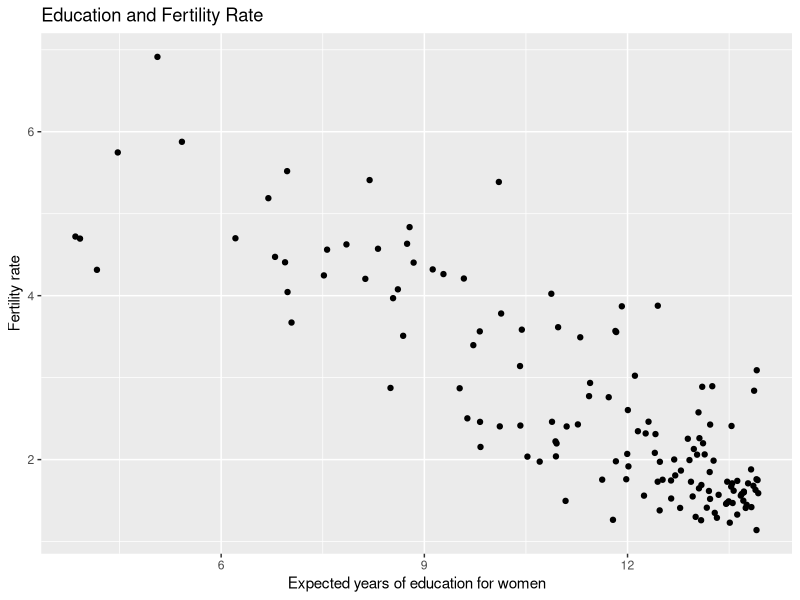
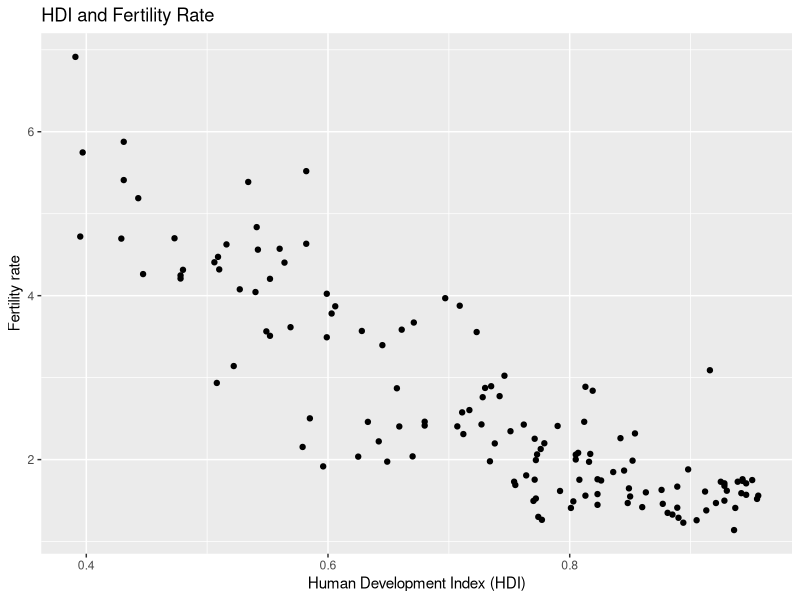
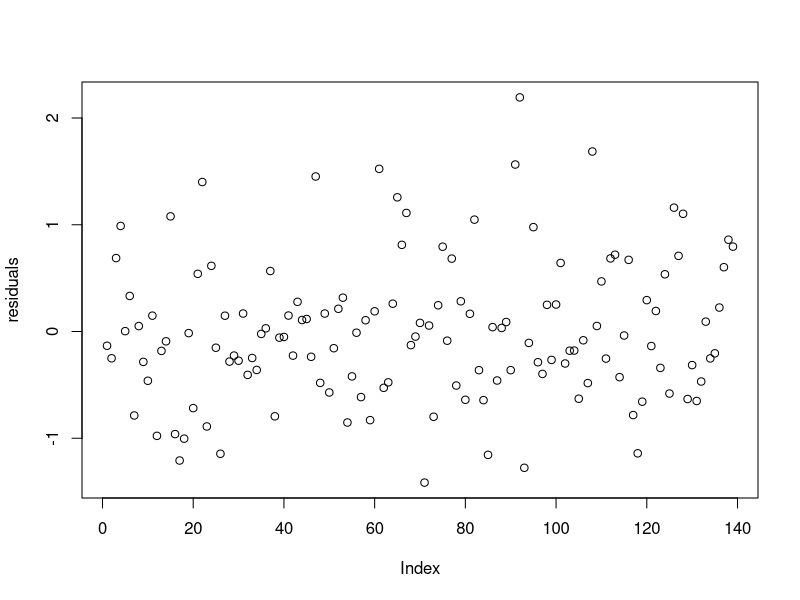
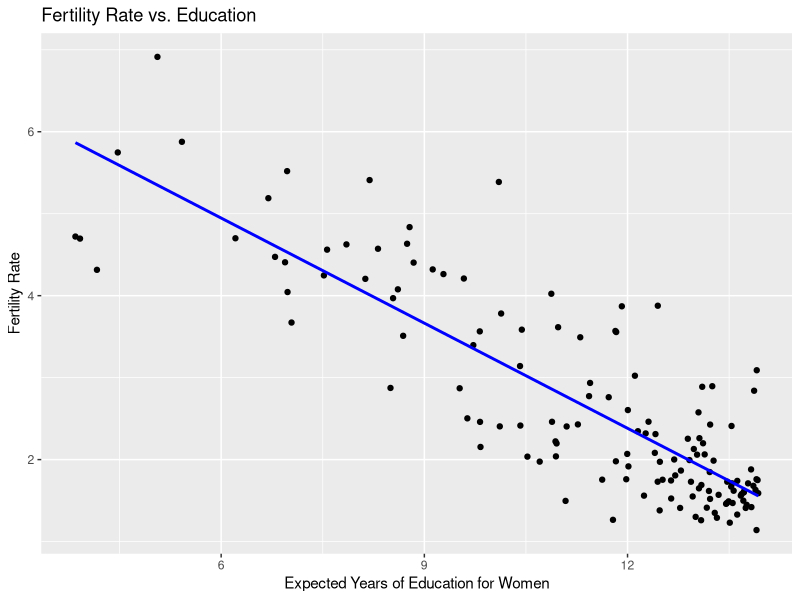
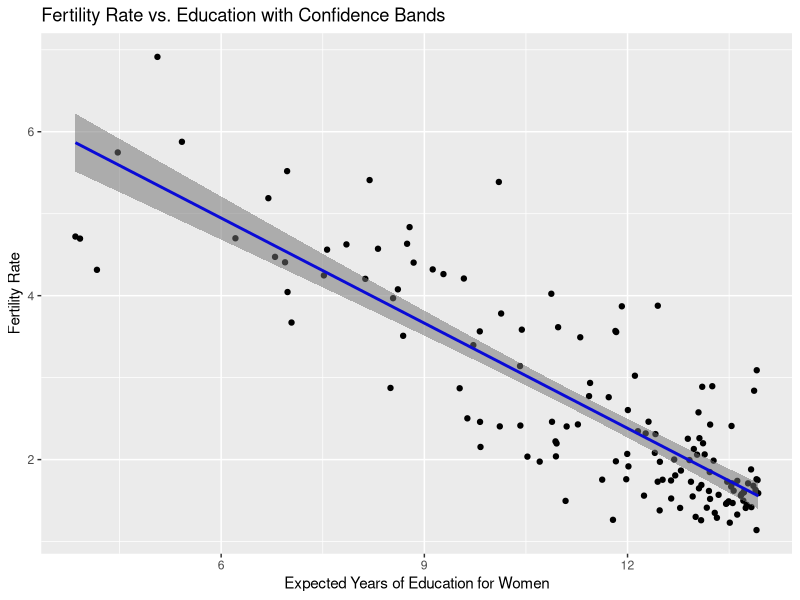
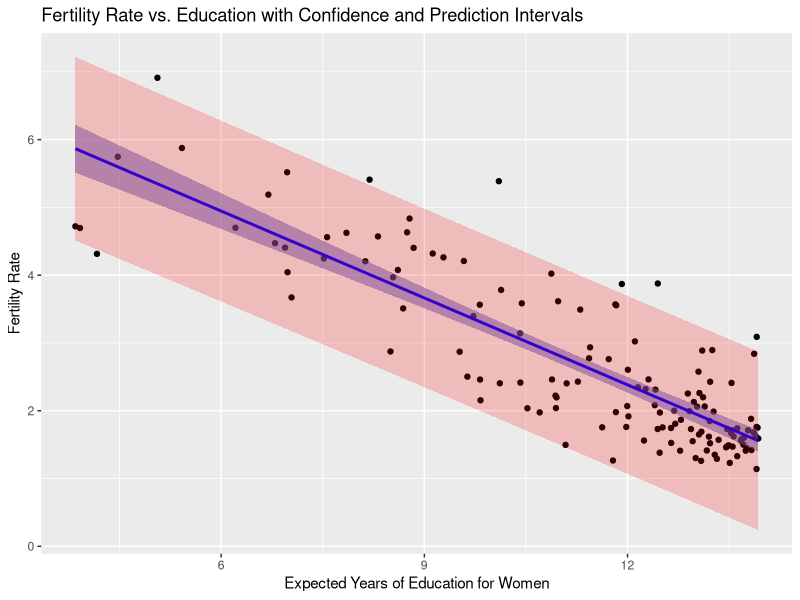
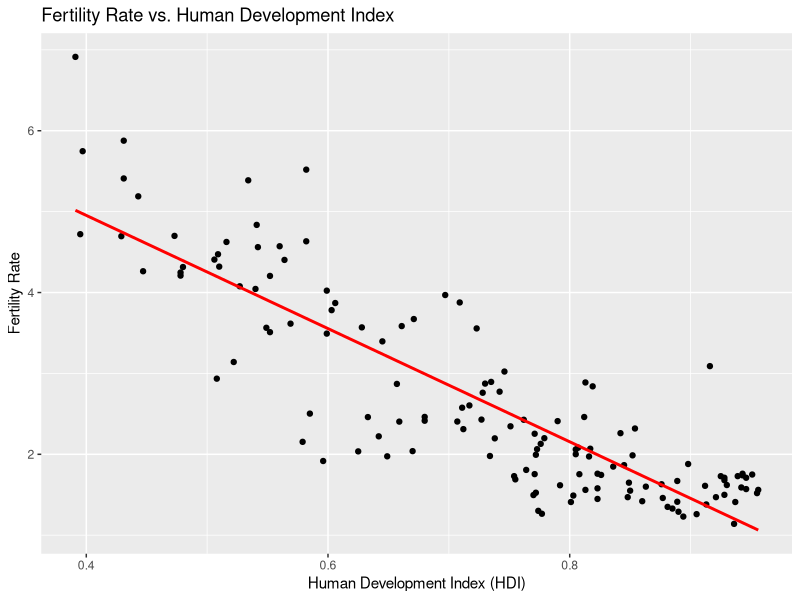
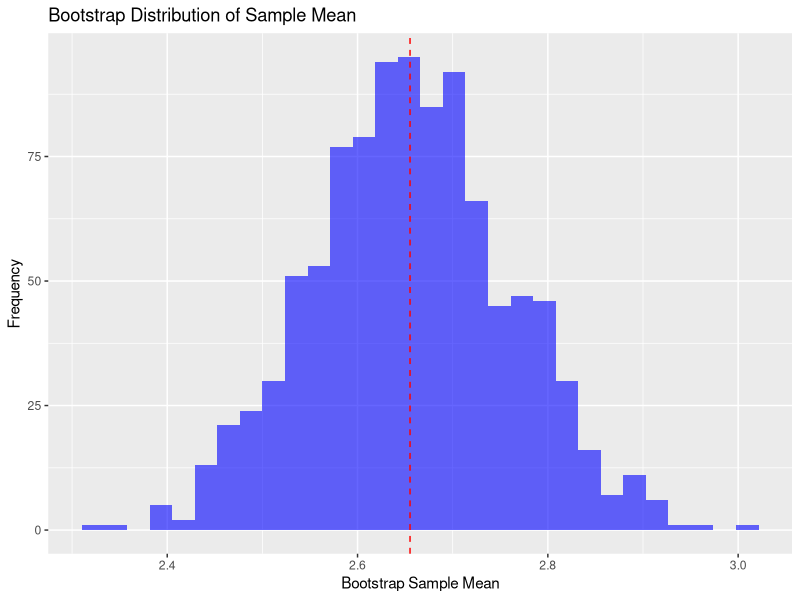

R code for these plots, in order:
## ---- chunk 1
# Load necessary library
library(dplyr)
library(tidyr)
library(ggplot2)

# Read the data
fertility <- read.csv("data/fertility.csv")
country <- read.csv("data/country-indicators.csv")
gender <- read.csv("data/gender-data.csv")
## ---- chunk 2
# Select variables of interest
fertility_sub <- fertility %>% select(Country, fertility_total)
gender_sub <- gender %>% select(Country, educ_expected_yrs_f)
country_sub <- country %>% select(Country, hdi)

# Merge datasets
reg_data <- fertility_sub %>%
  inner_join(gender_sub, by = "Country") %>%
  left_join(country_sub, by = "Country") %>%
  drop_na()

# Preview data
head(reg_data, 4)
## ---- chunk 3
library(ggplot2)
# Scatterplot of fertility rate vs. expected years of education for women
scatter_educ <- ggplot(reg_data, aes(x = educ_expected_yrs_f, 
                                    y = fertility_total)) +
  geom_point() +
  labs(x = "Expected years of education for women", y = "Fertility rate", 
       title = "Education and Fertility Rate")
scatter_educ
## ---- chunk 4
# Scatterplot of fertility rate vs. HDI
scatter_hdi <- ggplot(reg_data, aes(x = hdi, y = fertility_total)) +
  geom_point() +
  labs(x = "Human Development Index (HDI)", y = "Fertility rate", 
       title = "HDI and Fertility Rate")
scatter_hdi
## ---- chunk 5
# Retrieve response variable
y <- reg_data$fertility_total

# Construct explanatory variable (matrix)
x <- reg_data$educ_expected_yrs_f
x_with_leading1 <- model.matrix(~ x)

# Print first few rows of X
head(x_with_leading1)
## ---- chunk 6
# Fit simple linear model
lm_fit <- lm(y ~ x, data = reg_data)

# Display summary of results
summary(lm_fit)
## ---- chunk 7
# Coefficients
coef(lm_fit)
## ---- chunk 8
# Variance estimate
sigma_hat2 <- summary(lm_fit)$sigma^2
sigma_hat2
## ---- chunk 9
# Variance-covariance matrix of coefficients
vcov(lm_fit)
## ---- chunk 10
# Compute R-squared
s<-summary(lm_fit)
s$r.squared
## ---- chunk 11
# Center the education column by subtracting its mean from each value
educ_ctr <- x - mean(x)

# Fit new model
lm_ctr <- lm(y ~ educ_ctr)

# Extract results
summary(lm_ctr)
## ---- chunk 12
# Arrange estimates and standard errors in a dataframe and display
coef_tbl <- data.frame(
  Estimate = coef(lm_ctr),
  `Standard Error` = sqrt(diag(vcov(lm_ctr)))
)

print(coef_tbl)
## ---- chunk 13
# Fitted values
fitted_values <- fitted(lm_fit)

# Display first few fitted values
head(fitted_values)
## ---- chunk 14
# Obtain residuals
residuals <- residuals(lm_fit)

# Display first few residuals
head(residuals)
## ---- chunk 15
plot(residuals)
## ---- chunk 16
#Hand Calculations of the fitted and residual values store in fitted and resid manual respectively 
X <- x_with_leading1

# Compute fitted values manually
fitted_manual <- X %*% coef(lm_fit)

# Compute residuals manually
resid_manual <- y - fitted_manual

# Display first few values
head(fitted_manual)

# Display the first few values of residulas 
head(resid_manual)
## ---- chunk 17
# Append fitted values and residuals
reg_data$fitted_slr <- fitted(lm_fit)
reg_data$resid_slr <- residuals(lm_fit)

# Display first few rows
head(reg_data, 3)
## ---- chunk 18
# Construct scatterplot with fitted line
ggplot(reg_data, aes(x = educ_expected_yrs_f, y = fertility_total)) +
  geom_point() +
  geom_smooth(method = "lm", se = FALSE, color = "blue") +
  labs(title = "Fertility Rate vs. Education",
       x = "Expected Years of Education for Women",
       y = "Fertility Rate")
## ---- chunk 19
# Compute confidence intervals for estimated mean
conf_int <- predict(lm_fit, interval = "confidence")

# Append lower and upper bounds to the data
reg_data$lwr_mean <- conf_int[, "lwr"]
reg_data$upr_mean <- conf_int[, "upr"]

# Display first few rows
head(reg_data)
## ---- chunk 20
# Construct plot with uncertainty bands
ggplot(reg_data, aes(x = educ_expected_yrs_f, y = fertility_total)) +
  geom_point() +
  geom_smooth(method = "lm", color = "blue") +
  geom_ribbon(aes(ymin = lwr_mean, ymax = upr_mean), alpha = 0.2) +
  labs(title = "Fertility Rate vs. Education with Confidence Bands",
       x = "Expected Years of Education for Women",
       y = "Fertility Rate")
## ---- chunk 21
head(predict(lm_fit, interval = "prediction"))
## ---- chunk 22
# Compute prediction intervals
pred_int <- predict(lm_fit, interval = "prediction")

# Store lower and upper bounds in the dataset
reg_data$lwr_obs <- pred_int[, "lwr"]
reg_data$upr_obs <- pred_int[, "upr"]

# Display first few rows
head(reg_data)
## ---- chunk 23
# Construct plot showing prediction uncertainty
ggplot(reg_data, aes(x = educ_expected_yrs_f, y = fertility_total)) +
  geom_point() +
  geom_smooth(method = "lm", color = "blue") +
  geom_ribbon(aes(ymin = lwr_mean, ymax = upr_mean), 
              fill = "blue", alpha = 0.2) +  # Confidence interval
  geom_ribbon(aes(ymin = lwr_obs, ymax = upr_obs), 
              fill = "red", alpha = 0.2) +    # Prediction interval
  labs(title = "Fertility Rate vs. Education with Confidence and Prediction Intervals",
       x = "Expected Years of Education for Women",
       y = "Fertility Rate")
## ---- chunk 24
# Compute the proportion of observed values within prediction bands
coverage_prop <- mean(reg_data$fertility_total >= reg_data$lwr_obs &
                        reg_data$fertility_total <= reg_data$upr_obs)

# Display the computed proportion
coverage_prop
## ---- chunk 25
# Scatterplot of HDI vs Fertility Rate with Regression Line
ggplot(reg_data, aes(x = hdi, y = fertility_total)) +
  geom_point() +
  geom_smooth(method = "lm", color = "red", se = FALSE) +
  labs(title = "Fertility Rate vs. Human Development Index",
       x = "Human Development Index (HDI)",
       y = "Fertility Rate")
## ---- chunk 26
# Fit simple linear regression with HDI only
lm_hdi <- lm(fertility_total ~ hdi, data = reg_data)

# Display summary of results
summary(lm_hdi)
## ---- chunk 27
# Coefficients
paste("Coefficient estimates (beta0): ", coef(lm_hdi)[1])
## ---- chunk 28
paste("Coefficient estimates (beta1): ", coef(lm_hdi)[2])
## ---- chunk 29
# Variance estimate
paste("Error variance estimate is: ", summary(lm_hdi)$sigma^2)
## ---- chunk 30
# Variance-covariance matrix
vcov <- vcov(lm_hdi)
paste("Standard errors of estimated beta0 are: ", sqrt(diag(vcov))[1])
## ---- chunk 31
paste("Standard errors of estimated beta1 are: ", sqrt(diag(vcov))[2])
## ---- chunk 32
# Compute R-squared
paste("R^2 statistic is: ", summary(lm_hdi)$r.squared)
## ---- chunk 33
# Compute correlation between HDI and education
cor(reg_data$hdi, reg_data$educ_expected_yrs_f)
## ---- chunk 34
# Construct explanatory variable matrix with both predictors
mlr_fit <- lm(fertility_total ~ hdi + educ_expected_yrs_f, data = reg_data)

# Store results
summary(mlr_fit)
## ---- chunk 35
# Coefficients
coef(mlr_fit)
## ---- chunk 36
# Standard errors
sqrt(diag(vcov(mlr_fit)))
## ---- chunk 37
# Variance estimate
sigma_hat2_mlr <- summary(mlr_fit)$sigma^2
sigma_hat2_mlr
## ---- chunk 38
# Compute variance-covariance matrix
vcov_mlr <- vcov(mlr_fit)

# Compute correlation between coefficient estimates
stderr_mlr <- sqrt(diag(vcov_mlr))
corr_mx <- diag(1/stderr_mlr) %*% vcov_mlr %*% diag(1/stderr_mlr)

# Display correlation between coefficient estimates
corr_mx[1,2]  # Correlation between HDI and Education coefficient estimates
## ---- chunk 39
# Compute R-squared
summary(mlr_fit)$r.squared
## ---- chunk 40
# Load necessary libraries
library(tibble)
library(rsample)
library(ggplot2)
library(purrr)

# Set seed for reproducibility
set.seed(123)

# Create a tibble with fertility rate
#Creates a new tibble (data frame) with one column:
#bootstraps(times = 1000) This creates 1000 bootstrap samples from the fertility data.Each sample is drawn with replacement and has the same size as the original dataset. The result is a tibble with 1000 rows and a splits column containing resample objects.
#mutate(bootstrap_mean = map_dbl(...))
bootstrap_data <- tibble(fertility = reg_data$fertility_total) |> 
  bootstraps(times = 1000) |> 
  mutate(bootstrap_mean = map_dbl(splits, ~ mean(as_tibble(.)$fertility)))
 
# Display first few bootstrap sample means You add a new column called bootstrap_mean.For each row (each bootstrap sample) in splits, you:Convert the resample back to a tibble using as_tibble(.). Extract the fertility values.Compute the mean of that sample using mean(...).So now each row of bootstrap_data contains: One bootstrap sample (splits) The mean of fertility for that sample (bootstrap_mean)
head(bootstrap_data$bootstrap_mean)
## ---- chunk 41
# Plot the bootstrap distribution of sample means
bootstrap_data |> 
  ggplot() + 
  geom_histogram(aes(x = bootstrap_mean), bins = 30, 
                 fill = "blue", alpha = 0.6) + 
  geom_vline(aes(xintercept = mean(reg_data$fertility_total)), 
             col = "red", linetype = "dashed") +
  labs(title = "Bootstrap Distribution of Sample Mean",
       x = "Bootstrap Sample Mean",
       y = "Frequency") 
## ---- chunk 42
# Compute 95% confidence interval from bootstrap distribution
ci_boot <- quantile(bootstrap_data$bootstrap_mean, probs = c(0.025, 0.975))
ci_boot
